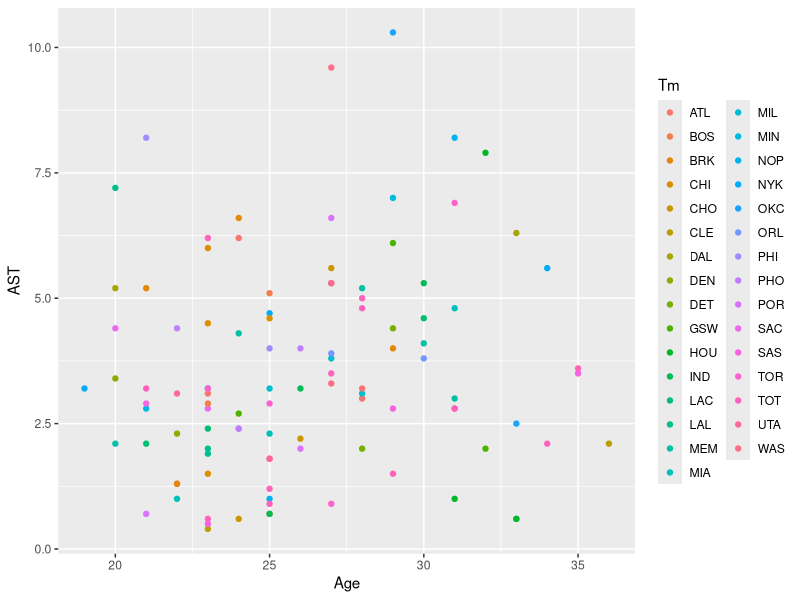

Generate this figure with R:
#Giancarlo Carino
#Basketball 2018 Analysis
#Point Guards

#Load libraries
library(tidyverse)
library(stringr)

#Import CSV
bk18perg <- read_csv("RawData/bk18perGstats.csv")

#Remove rank from data frame
bk18perg$Rk <- NULL

#Rename points per game variable
colnames(bk18perg)[29] <- "PPG"

#Remove after slash
bk18perg$Player <- sub("\\\\.*", "", bk18perg$Player)

#Create new tibble of just Point Guards
pointGuards <- subset(bk18perg, Pos == "PG")

#Remove Pos variable (all the same)
pointGuards$Pos <- NULL

#Find duplicates and store
rmDup <- which(duplicated(pointGuards$Player))

#Update dataframe without duplicate Players
pointGuards <- pointGuards[-rmDup,]

#Check atomic data types for variables
glimpse(pointGuards)

#Remove NA values
pointGuards <- na.omit(pointGuards)

#Test the relationship between Age and AST
#Scatterplot Age(Y) v AST(X)
ggplot(data = pointGuards, mapping = aes(x = Age, y = AST)) +
  geom_point(mapping = aes(color = Tm))

#Create Fantasy value variable based on specific stats
pointGuards$FV <- pointGuards$STL*.2 + pointGuards$PPG*.3 + pointGuards$TRB*.1 - pointGuards$TOV*.05 + pointGuards$AST*1.5 + pointGuards$`3P`*.2

#Generate natural log variables for linear regression
pointGuards$ln2P <- log(pointGuards$`2P`)
pointGuards$lnDRB <- log(pointGuards$DRB)
pointGuards$lnPF <- log(pointGuards$PF)
pointGuards$lnFT <- log(pointGuards$FT)
pointGuards$lnFG <- log(pointGuards$FG)
pointGuards$lneFG <- log(pointGuards$`eFG%`)

#Remove rows with Inf values (non-significant players)
rmINF <- which(is.infinite(pointGuards$lnDRB))
pointGuards <- pointGuards[-rmINF,]
rmINF <- which(is.infinite(pointGuards$lnPF))
pointGuards <- pointGuards[-rmINF,]

#Lin-Log Regression
pglreg <- lm(pointGuards$FV ~ pointGuards$ln2P + pointGuards$lnDRB + pointGuards$lnPF + pointGuards$lnFT + pointGuards$lnFG + pointGuards$lneFG, data = pointGuards)

